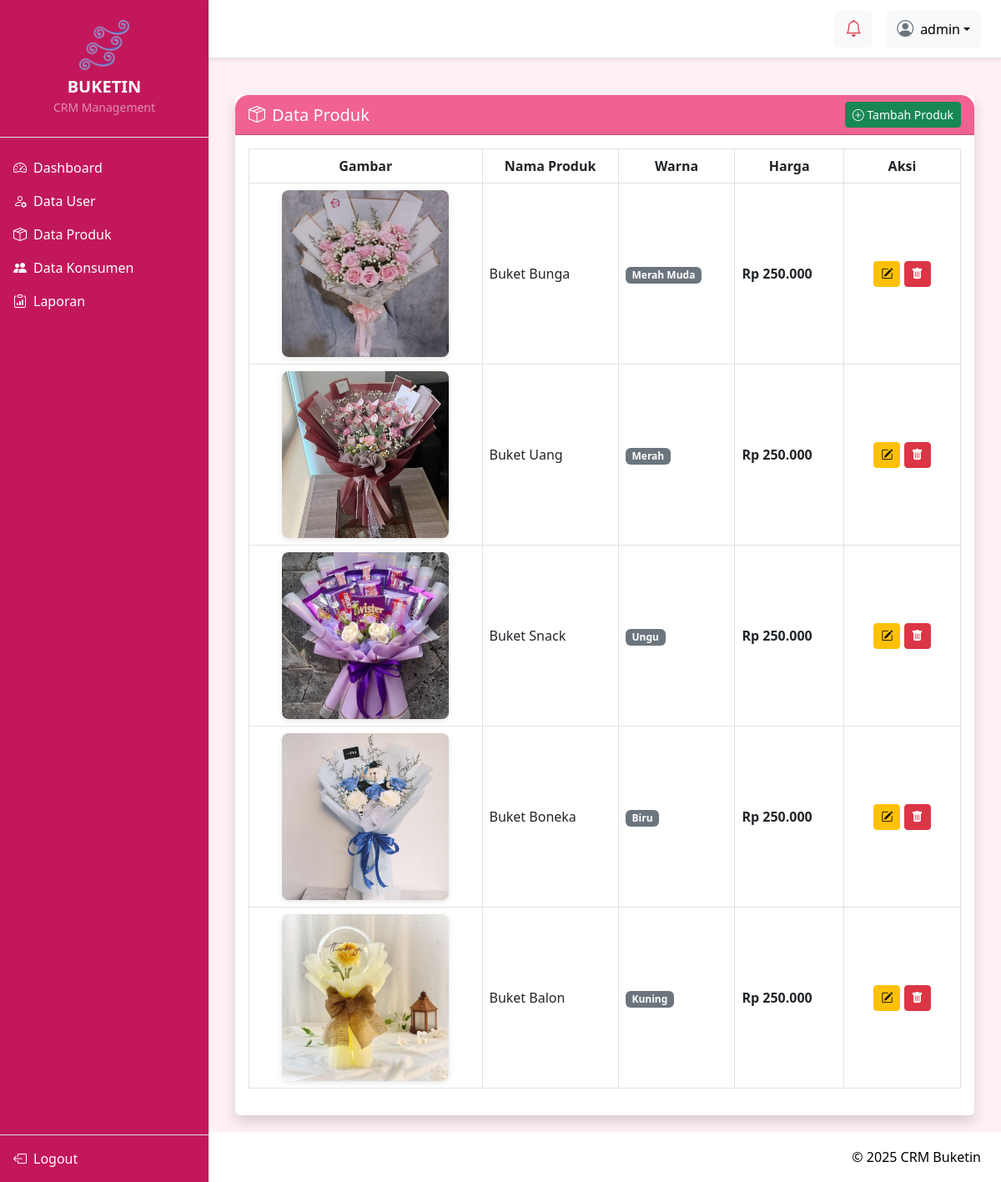
The page /view/produk.php (signed in) on the database its author committed.
### tables this page shows
CREATE TABLE `produk` (
  `id` int(11) NOT NULL,
  `nama` varchar(100) NOT NULL,
  `warna` varchar(50) NOT NULL,
  `harga` int(11) NOT NULL,
  `gambar` varchar(255) DEFAULT NULL
);

### view/produk.php (the view, shortened to what this page needs)
<?php
include '../connect/database.php';
$result = $conn->query("SELECT * FROM produk");
?>
<!DOCTYPE html>
<html lang="id">
<head>
    <link href="https://cdn.jsdelivr.net/npm/bootstrap@5.3.0/dist/css/bootstrap.min.css" rel="stylesheet">
    <link href="https://cdn.jsdelivr.net/npm/bootstrap-icons@1.10.5/font/bootstrap-icons.css" rel="stylesheet">
</head>
<body>
<?php include '../layout/navbar.php'; ?>
<div class="main-content">
    <?php include '../layout/header.php'; ?>
    <div class="content-wrapper">
        <div class="container mt-4">
            <div class="card shadow border-0">
                <div class="card-header bg-primary text-white d-flex justify-content-between align-items-center rounded-top">
                    <h5 class="mb-0"><i class="bi bi-box-seam me-2"></i>Data Produk</h5>
                    <a href="../controller/add_produk.php" class="btn btn-success btn-sm add-button">
                        <i class="bi bi-plus-circle"></i> Tambah Produk
                    </a>
                </div>
                <div class="card-body">
                    <div class="table-responsive">
                        <table class="table table-hover table-bordered align-middle">
                            <thead class="text-center">
                                <tr>
                                    <th>Gambar</th>
                                    <th>Nama Produk</th>
                                    <th>Warna</th>
                                    <th>Harga</th>
                                    <th style="width: 140px;">Aksi</th>
                                </tr>
                            </thead>
                            <tbody>
                                <?php while ($row = $result->fetch_assoc()): ?>
                                <tr>
                                    <td class="text-center">
                                        <?php if (!empty($row['gambar']) && file_exists("../uploads/" . $row['gambar'])): ?>
                                            <img src="../uploads/<?= htmlspecialchars($row['gambar']) ?>" alt="Gambar Produk">
                                        <?php else: ?>
                                            <img src="../assets/no-image.png" alt="Tidak ada gambar">
                                        <?php endif; ?>
                                    </td>
                                    <td><?= htmlspecialchars($row['nama']) ?></td>
                                    <td><span class="badge bg-secondary"><?= htmlspecialchars($row['warna']) ?></span></td>
                                    <td><strong>Rp <?= number_format($row['harga'], 0, ',', '.') ?></strong></td>
                                    <td class="text-center">
                                        <a href="../controller/edit_produk.php?id=<?= $row['id'] ?>" class="btn btn-warning btn-sm" title="Edit">
                                            <i class="bi bi-pencil-square"></i>
                                        </a>
                                        <a href="../controller/delete_produk.php?id=<?= $row['id'] ?>" onclick="return confirm('Hapus produk ini?')" class="btn btn-danger btn-sm" title="Hapus">
                                            <i class="bi bi-trash-fill"></i>
                                        </a>
                                    </td>
                                </tr>
                                <?php endwhile; ?>
                            </tbody>
                        </table>
                    </div>
                </div>
            </div>
        </div>
    </div>
    <?php include '../layout/footer.php'; ?>
</div>
</body>
</html>

### layout/navbar.php (shortened to what this page needs)
<div class="sidebar position-fixed text-white shadow-sm d-flex flex-column" style="width:250px; height:100vh; background-color: #c2185b;">
    <div class="p-4 border-bottom text-center">
        <img src="../assets/floral-design.png" alt="Logo Buketin" style="width: 60px; height: auto;" class="mb-2">
        <h5 class="mb-0 fw-bold">BUKETIN</h5>
        <small class="text-white-50">CRM Management</small>
    </div>
    <nav class="flex-grow-1 d-flex flex-column mt-3">
        <a href="../view/dashboard.php" class="text-white px-3 py-2 text-decoration-none d-flex align-items-center gap-2">
            <i class="bi bi-speedometer2"></i> Dashboard
        </a>
        <?php if ($_SESSION['role'] === 'admin'): ?>
            <a href="../view/user.php" class="text-white px-3 py-2 text-decoration-none d-flex align-items-center gap-2">
                <i class="bi bi-person-gear"></i> Data User
            </a>
            <a href="../view/produk.php" class="text-white px-3 py-2 text-decoration-none d-flex align-items-center gap-2">
                <i class="bi bi-box-seam"></i> Data Produk
            </a>
            <a href="../view/konsumen.php" class="text-white px-3 py-2 text-decoration-none d-flex align-items-center gap-2">
                <i class="bi bi-people-fill"></i> Data Konsumen
            </a>
            <a href="../view/report.php" class="text-white px-3 py-2 text-decoration-none d-flex align-items-center gap-2">
                <i class="bi bi-clipboard-data"></i> Laporan
            </a>
        <?php endif; ?>
    </nav>
    <a href="../authentikasi/logout.php" class="text-white px-3 py-3 text-decoration-none border-top d-flex align-items-center gap-2">
        <i class="bi bi-box-arrow-left"></i> Logout
    </a>
</div>

### layout/header.php (shortened to what this page needs)
<div class="bg-white border-bottom shadow-sm py-3 px-4 d-flex justify-content-end align-items-center gap-3"
     style="position: fixed; top: 0; left: 250px; right: 0; height: 70px; z-index: 1000;">
    <button class="btn btn-light position-relative" title="Notifikasi">
        <i class="bi bi-bell text-danger fs-5"></i>
    </button>
    <div class="dropdown">
        <button class="btn btn-light dropdown-toggle d-flex align-items-center" data-bs-toggle="dropdown">
            <i class="bi bi-person-circle me-2 fs-5 text-secondary"></i>
            <?= htmlspecialchars($_SESSION['role']) ?>
        </button>
    </div>
</div>

### layout/footer.php (shortened to what this page needs)
<footer class="text-black d-flex justify-content-between align-items-center px-4"
        style="position: fixed; bottom: 0; left: 250px; right: 0; height: 60px; z-index: 1000; background-color: #ffff;">
    <div>
        © <?= date('Y') ?> CRM Buketin
    </div>
</footer>

### view/produk.php (style rules this page uses)
html, body { margin: 0; height: 100%; overflow: hidden; background-color: #fff0f5; color: #4a4a4a; font-family: 'Segoe UI', sans-serif; }
.main-content { margin-left: 250px; padding-top: 70px; padding-bottom: 60px; height: 100vh; overflow: hidden; display: flex; flex-direction: column; }
.content-wrapper { flex: 1; overflow-y: auto; padding: 20px; }
.card-header { background-color: #f06292 !important; color: white !important; font-weight: 600; border-top-left-radius: 1rem !important; border-top-right-radius: 1rem !important; }
.table img { width: 200px; height: 200px; object-fit: cover; border-radius: 0.5rem; box-shadow: 0 2px 6px rgba(0,0,0,0.1); }

### rows shown on the page
produk: gambar (picture), nama "Buket Bunga", warna "Merah Muda", harga "250.000"
produk: gambar (picture), nama "Buket Uang", warna "Merah", harga "250.000"
produk: gambar (picture), nama "Buket Snack", warna "Ungu", harga "250.000"
produk: gambar (picture), nama "Buket Boneka", warna "Biru", harga "250.000"
produk: gambar (picture), nama "Buket Balon", warna "Kuning", harga "250.000"

### other values the page prints
$_SESSION['role'] "admin"
